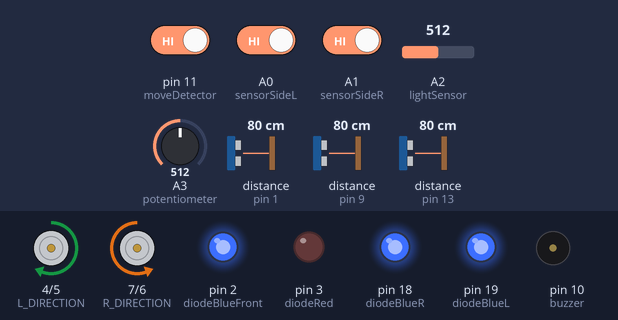
A sketch run on a simulated Arduino Uno, built with avr-gcc and run on an emulated ATmega328P. Parts: direction and speed pins drawn as motors (green arrow = direction pin HIGH = forward, orange = LOW = backward, longer = more drive), output pins drawn as LEDs (lit = HIGH), buzzer (waves = sounding, pin HIGH). Wiring (inferred from the names in the program): 3 × ultrasonic range finder: trigger pin 0, echo pin 1 / trigger pin 8, echo pin 9 / trigger pin 12, echo pin 13. Dashed ring = blinking. The test bench sets the inputs (shaded band); at power-on: distance to the obstacle (sensors on pin 1, pin 9, pin 13) 80 cm, A2 (lightSensor) = 512, pin 11 (moveDetector) HIGH, A0 (sensorSideL) HIGH, A1 (sensorSideR) HIGH, A3 (potentiometer) = 512. The echo pulse lasts 58.3 µs per cm; random numbers use the default seed unless the sketch sets one; pins used as bus, display or sensor lines are not drawn.

Above: at 3.8 s.
3.9 s: distance to the obstacle (sensor on pin 1) set to 16 cm
5.4 s: distance to the obstacle (sensor on pin 1) set to 12 cm
At 5.9 s:
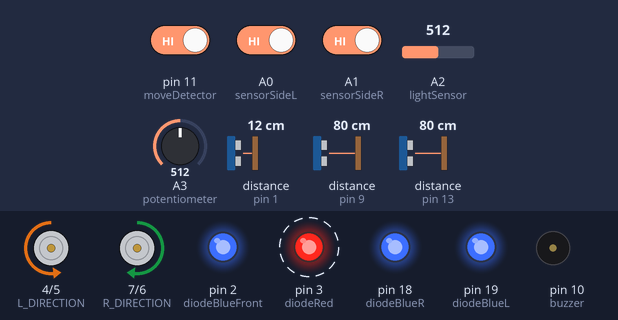
8.4 s: A2 (lightSensor) set to 519
At 10.5 s:
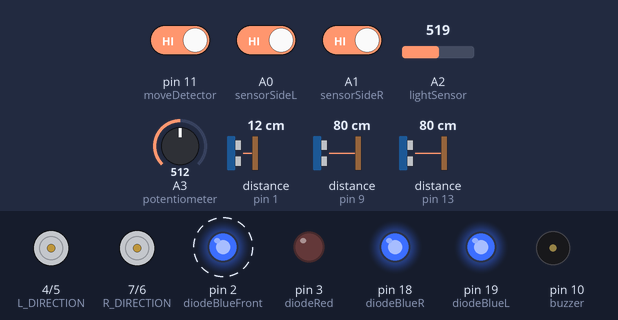
11.4 s: pin 11 (moveDetector) driven LOW
14.4 s: pin 11 (moveDetector) driven HIGH
At 17.45 s:
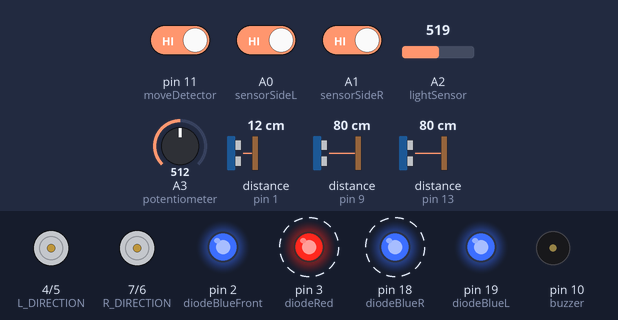
Timing chart, 0 to 18.4 s (numbered marks = the images above; inputs shaded):
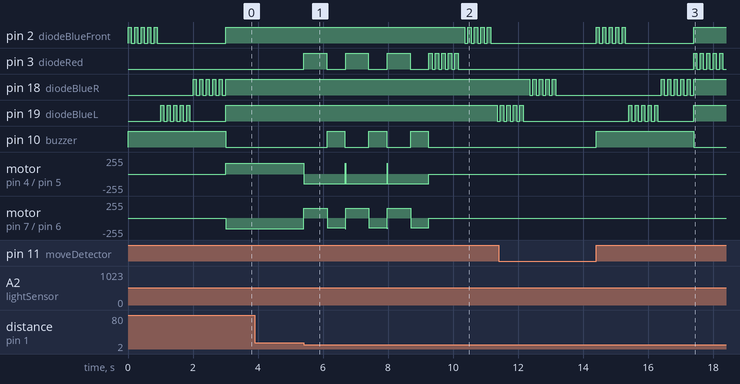

Measured:
- the behaviour switches between 14 and 13 cm on distance to the obstacle (sensor on pin 1) (found by bisection; images 0 and 1)
- the behaviour switches between 512 and 513 on A2 (lightSensor) (found by bisection; images 1 and 2)
- after the input at 3.9 s, every drawn part: stays the same
- after the input at 5.4 s, pin 3 (diodeRed): alternates HIGH for 0.70 s and LOW for 0.59 s, starting at once; pin 10 (buzzer): alternates HIGH for 0.55 s and LOW for 0.74 s, starting after 0.72 s
- after the input at 8.4 s, pin 2 (diodeBlueFront): alternates HIGH for 0.10 s and LOW for 0.10 s, starting after 2.0 s; pin 19 (diodeBlueL): HIGH → LOW after 3.0 s
- after the input at 14.4 s, pin 2 (diodeBlueFront): goes 4 × (HIGH 0.10 s, LOW 0.10 s), HIGH 0.10 s, LOW 2.1 s, then HIGH, starting at once; pin 3 (diodeRed): alternates HIGH for 0.10 s and LOW for 0.10 s, starting after 3.0 s

The sketch:

robot_v1.7.ino
```cpp
#define L_DIRECTION 4 //0-back, 1-front
#define L_SPEED 5
#define R_DIRECTION 7 //0-front, 1-back
#define R_SPEED 6
#define PWM_MAX 160

#define moveDetector 11

#define trigFront 8
#define echoFront 9
#define trigL 12
#define echoL 13
#define trigR 0
#define echoR 1

#define diodeBlueFront 2
#define diodeBlueL 19
#define diodeBlueR 18
#define diodeRed 3
#define buzzer 10

#define sensorSideL A0
#define sensorSideR A1
#define lightSensor A2
#define potentiometer A3

int limitLight = 0;
int light = 0;

int fenceFront = 0;
int fenceL = 0;
int fenceR = 0;

void setup() {
  pinMode(L_DIRECTION, OUTPUT);
  pinMode(L_SPEED, OUTPUT);
  pinMode(R_DIRECTION, OUTPUT);
  pinMode(R_SPEED, OUTPUT);

  pinMode(diodeBlueFront, OUTPUT);
  pinMode(diodeBlueL, OUTPUT);
  pinMode(diodeBlueR, OUTPUT);
  pinMode(diodeRed, OUTPUT);
  pinMode(buzzer, OUTPUT);

  pinMode(sensorSideL, INPUT_PULLUP);
  pinMode(sensorSideR, INPUT_PULLUP);
  pinMode(moveDetector, INPUT);

  pinMode(trigFront, OUTPUT);
  pinMode(echoFront, INPUT);
  pinMode(trigL, OUTPUT);
  pinMode(echoL, INPUT);
  pinMode(trigR, OUTPUT);
  pinMode(echoR, INPUT);
}

void loop() {

  startRobot();

  int standardSpeed = 100;
  int movementSpeed = 90;
  int delayBack = 700;
  int delayMovement = 550;
  int delaySideSensor = 450;
  int fenceDistance = 12;
  boolean motorLoop = true;

  while (motorLoop) {
    if (light <= limitLight) {
      startMotors(standardSpeed);
      calculateFence();

      if (fenceFront <= fenceDistance) {
        fenceFrontMovement(movementSpeed, delayBack, delayMovement);
      }
      if (fenceL <= fenceDistance) {
        turnLeft(movementSpeed, movementSpeed, delayBack, delayMovement);
      }
      if (fenceR <= fenceDistance) {
        turnRight(movementSpeed, movementSpeed, delayBack, delayMovement);
      }
      if (digitalRead(sensorSideL) == LOW) {
        turnLeft(standardSpeed, movementSpeed, delaySideSensor, delayMovement);
      }
      if (digitalRead(sensorSideR) == LOW) {
        turnRight(standardSpeed, movementSpeed, delaySideSensor, delayMovement);
      }
      if (digitalRead(sensorSideL) == LOW && digitalRead(sensorSideR) == LOW) {
        sensorSideLowBoth(movementSpeed, delayMovement, delaySideSensor);
      }
    }
    else if (light > limitLight) {
      stopRobot();
      motorLoop = false;
    }

    light = analogRead(lightSensor);
    limitLight = analogRead(potentiometer);
  }
}

//**function**//
void startRobot() {
  int start = digitalRead(moveDetector);
  while (start == LOW) {
    start = digitalRead(moveDetector);
  }

  digitalWrite(buzzer, HIGH);
  glimmerDiode(diodeBlueFront);
  glimmerDiode(diodeBlueL);
  glimmerDiode(diodeBlueR);
  digitalWrite(diodeBlueFront, HIGH);
  digitalWrite(diodeBlueL, HIGH);
  digitalWrite(diodeBlueR, HIGH);
  digitalWrite(buzzer, LOW);
}

void calculateFence() {
  fenceFront = calculateDistance(trigFront, echoFront);
  fenceL = calculateDistance(trigL, echoL);
  fenceR = calculateDistance(trigR, echoR);
}

int calculateDistance(int trig, int echo) { //ultradżwiękowe czujniki odległosći
  long times, distance;
  digitalWrite(trig, LOW);
  delayMicroseconds(2);
  digitalWrite(trig, HIGH);
  delayMicroseconds(10);
  digitalWrite(trig, LOW);

  times = pulseIn(echo, HIGH);
  distance = times / 58;

  return distance;
}

void startMotors(int speed) {
  leftMotor(speed);
  rightMotor(speed);
}

void fenceFrontMovement(int speed, int delayBack, int delayMovement) {

  backMove(diodeRed, speed, delayBack);
  if (fenceL <= 20 || fenceR <= 20) {
    if (fenceL <= fenceR) {
      rightCircleMove(speed, delayMovement);
    }
    else {
      leftCircleMove(speed, delayMovement);
    }
  }
  else {
    turnRandom(speed, delayMovement);
  }
}

void sensorSideLowBoth(int speed, int delayMovement, int delaySideSensor) {

  backMove(diodeRed, speed, delayMovement);
  if (digitalRead(sensorSideR) == LOW) {
    rightCircleMove(speed, delaySideSensor);
  }
  else if (digitalRead(sensorSideL) == LOW) {
    leftCircleMove(speed, delaySideSensor);
  }
  else {
    turnRandom(speed, delaySideSensor);
  }
}

void turnRandom(int speed, int delay) {
  int los = random(0, 2);
  if (los == 0) {
    rightCircleMove(speed, delay);
  }
  else {
    leftCircleMove(speed, delay);
  }
}

void turnLeft(int speedBack, int speedTurn, int delayBack, int delayTurn) {
  backMove(diodeRed, speedBack, delayBack);
  leftCircleMove(speedTurn, delayTurn);
}

void turnRight(int speedBack, int speedTurn, int delayBack, int delayTurn) {
  backMove(diodeRed, speedBack, delayBack);
  rightCircleMove(speedTurn, delayTurn);
}

void backMove(int diode, int movementSpeed, int delayBack) {
  digitalWrite(diode, HIGH);
  leftMotor(-movementSpeed);
  rightMotor(-movementSpeed);
  delay(delayBack);
  digitalWrite(diode, LOW);
  calculateFence();
}

void leftCircleMove(int movementSpeed, int delayMovement) {
  digitalWrite(buzzer, HIGH);
  leftMotor(movementSpeed);
  rightMotor(-movementSpeed);
  delay(delayMovement);
  digitalWrite(buzzer, LOW);
  calculateFence();
}

void rightCircleMove(int movementSpeed, int delayMovement) {
  digitalWrite(buzzer, HIGH);
  leftMotor(-movementSpeed);
  rightMotor(movementSpeed);
  delay(delayMovement);
  digitalWrite(buzzer, LOW);
  calculateFence();
}

void leftMotor(int V) {
  if (V > 0) {
    digitalWrite(L_DIRECTION, 1);
  }
  else {
    V = abs(V);
    digitalWrite(L_DIRECTION, 0);
  }
  V = map(V, 0, 100, 0, PWM_MAX);
  analogWrite(L_SPEED, V);
}

void rightMotor(int V) {
  if (V > 0) {
    digitalWrite(R_DIRECTION, 0);
  }
  else {
    V = abs(V);
    digitalWrite(R_DIRECTION, 1);
  }
  V = map(V, 0, 100, 0, PWM_MAX);
  analogWrite(R_SPEED, V);
}

void stopMotors() {
  analogWrite(L_SPEED, 0);
  analogWrite(R_SPEED, 0);
}

void stopRobot() {
  stopMotors();
  glimmerDiode(diodeRed);
  glimmerDiode(diodeBlueFront);
  glimmerDiode(diodeBlueL);
  glimmerDiode(diodeBlueR);
}

void glimmerDiode(int diode) {
  for (int i = 0; i < 5; i++) {
    digitalWrite(diode, HIGH);
    delay(100);
    digitalWrite(diode, LOW);
    delay(100);
  }
}
```
